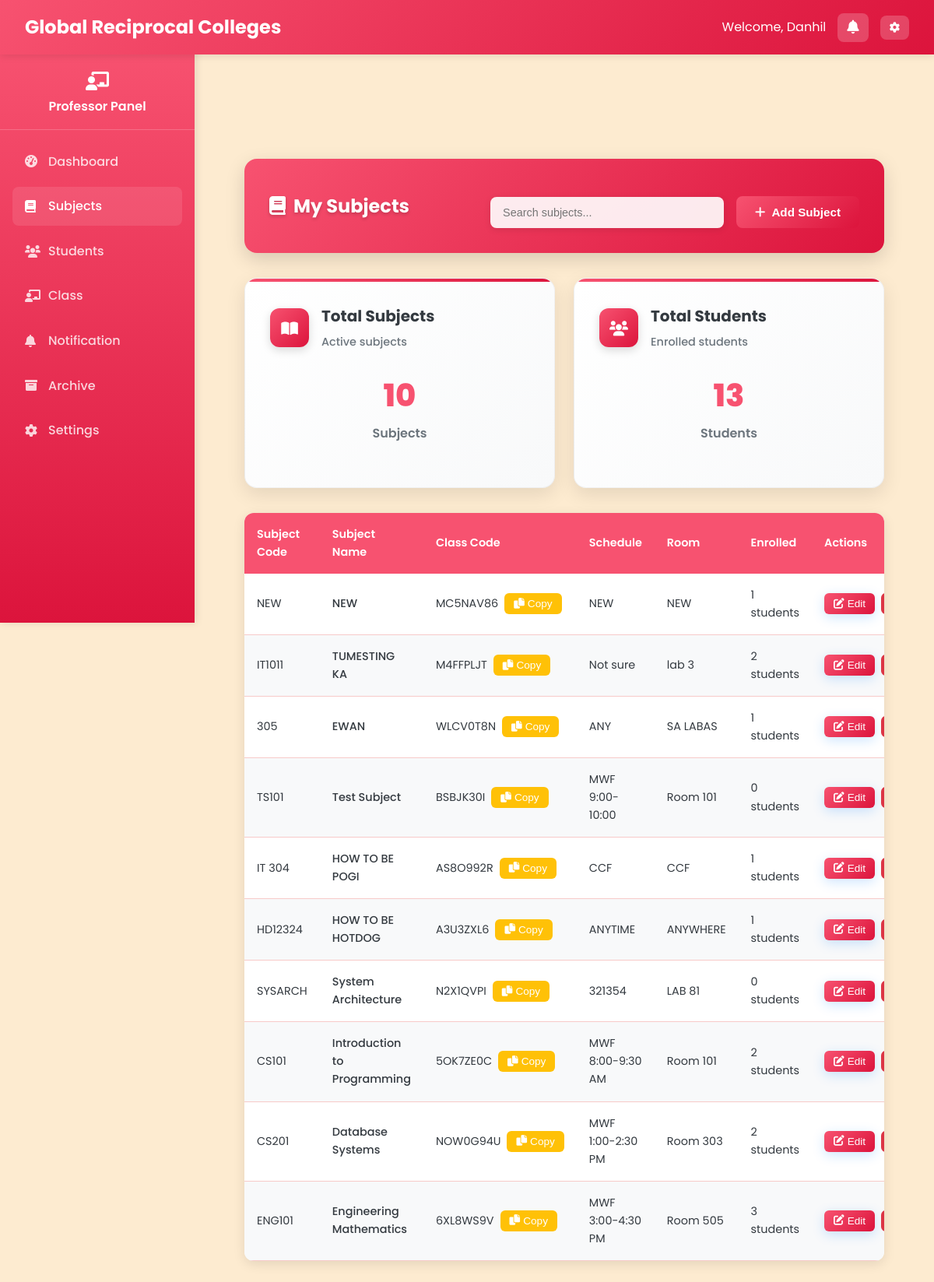
Page /Professor/manage_subjects.php (signed in) on the earlier database version.
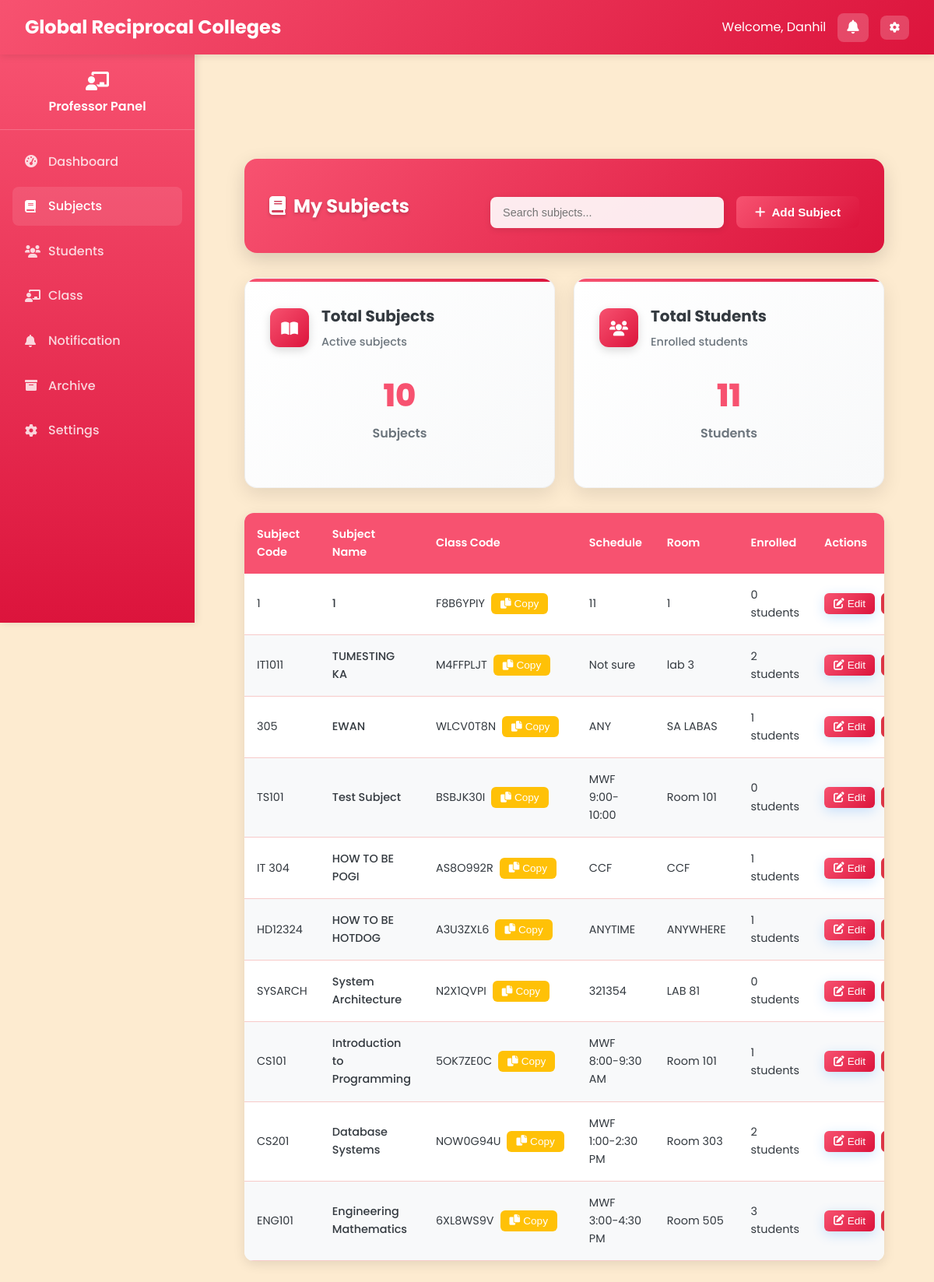
Same page on the later database version.
### tables this page shows
CREATE TABLE `classes` (
  `class_id` varchar(20) NOT NULL,
  `class_name` varchar(100) NOT NULL,
  `class_code` varchar(20) NOT NULL,
  `subject_id` varchar(20) DEFAULT NULL,
  `professor_id` varchar(20) DEFAULT NULL,
  `schedule` varchar(100) DEFAULT NULL,
  `room` varchar(50) DEFAULT NULL,
  `created_at` datetime NOT NULL,
  `updated_at` datetime NOT NULL,
  `section` varchar(10) DEFAULT NULL,
  `school_year_semester_id` int(11) DEFAULT NULL,
  `status` enum('active','archived') DEFAULT 'active',
  `semester` enum('1st Semester','2nd Semester') DEFAULT '1st Semester',
  `school_year` varchar(20) DEFAULT NULL
);

CREATE TABLE `subjects` (
  `subject_id` varchar(20) NOT NULL,
  `subject_name` varchar(100) NOT NULL,
  `subject_code` varchar(20) NOT NULL,
  `description` text DEFAULT NULL,
  `credits` int(11) NOT NULL,
  `created_at` datetime NOT NULL,
  `updated_at` datetime NOT NULL
);

### Professor/manage_subjects.php (the view, shortened to what this page needs)
<?php
require_once '../php/db.php';
$professor_id = $_SESSION['user_id'];
$query = "SELECT s.*, c.class_code, c.schedule, c.room
          FROM subjects s
          JOIN classes c ON s.subject_id = c.subject_id
          WHERE c.professor_id = ? AND c.status = 'active'
          ORDER BY s.created_at DESC";
$stmt = $pdo->prepare($query);
$stmt->execute([$professor_id]);
$subjects = $stmt->fetchAll();
$enrollment_counts = [];
foreach ($subjects as $subject) {
    $stmt = $pdo->prepare("SELECT COUNT(*) as count FROM student_classes sc
                          JOIN classes c ON sc.class_id = c.class_id
                          WHERE c.subject_id = ?");
    $stmt->execute([$subject['subject_id']]);
    $enrollment_counts[$subject['subject_id']] = $stmt->fetch()['count'];
}
?>
<!DOCTYPE html>
<html lang="en">
<head>
    <link rel="stylesheet" href="../css/styles_fixed.css">
    <link rel="stylesheet" href="https://cdnjs.cloudflare.com/ajax/libs/font-awesome/6.0.0/css/all.min.css">
</head>
<body>
    <?php include '../includes/navbar_professor.php'; ?>
    <?php include '../includes/sidebar_professor.php'; ?>
    <main class="main-content">
        <div class="dashboard-container">
            <div class="table-header-enhanced">
                <h2 class="table-title-enhanced"><i class="fas fa-book" style="margin-right: 10px;"></i>My Subjects</h2>
                <div class="table-actions-enhanced">
                    <input type="text" id="searchInput" class="search-input-enhanced" placeholder="Search subjects..." onkeyup="filterSubjects()">
                    <button class="stat-primary-btn" onclick="openModal('addSubjectModal')">
                        <i class="fas fa-plus"></i> Add Subject
                    </button>
                </div>
            </div>
            <div class="stats-grid">
                <div class="stat-card-enhanced">
                    <div class="stat-header-enhanced">
                        <div class="stat-icon-enhanced">
                            <i class="fas fa-book-open"></i>
                        </div>
                        <div class="stat-info-enhanced">
                            <h3 class="stat-title-enhanced">Total Subjects</h3>
                            <span class="stat-subtitle-enhanced">Active subjects</span>
                        </div>
                    </div>
                    <div class="stat-metrics-enhanced">
                        <div class="stat-main-metric">
                            <div class="stat-value-enhanced"><?php echo count($subjects); ?></div>
                            <div class="stat-label-enhanced">Subjects</div>
                        </div>
                    </div>
                </div>
                <div class="stat-card-enhanced">
                    <div class="stat-header-enhanced">
                        <div class="stat-icon-enhanced">
                            <i class="fas fa-users"></i>
                        </div>
                        <div class="stat-info-enhanced">
                            <h3 class="stat-title-enhanced">Total Students</h3>
                            <span class="stat-subtitle-enhanced">Enrolled students</span>
                        </div>
                    </div>
                    <div class="stat-metrics-enhanced">
                        <div class="stat-main-metric">
                            <div class="stat-value-enhanced"><?php echo array_sum($enrollment_counts); ?></div>
                            <div class="stat-label-enhanced">Students</div>
                        </div>
                    </div>
                </div>
            </div>
            <div class="table-container-enhanced">
                <table class="table-enhanced">
                    <thead>
                        <tr>
                            <th class="mobile-hidden">Subject Code</th>
                            <th>Subject Name</th>
                            <th>Class Code</th>
                            <th class="mobile-hidden">Schedule</th>
                            <th class="mobile-hidden">Room</th>
                            <th class="mobile-hidden">Enrolled</th>
                            <th class="mobile-hidden">Actions</th>
                        </tr>
                    </thead>
                    <tbody>
                        <?php foreach ($subjects as $subject): ?>
                        <tr>
                            <td class="mobile-hidden"><?php echo $subject['subject_code']; ?></td>
                            <td>
                                <a href="javascript:void(0)" onclick="viewSubjectDetails('<?php echo $subject['subject_id']; ?>')" class="subject-link">
                                    <?php echo $subject['subject_name']; ?>
                                </a>
                            </td>
                            <td>
                                <div class="class-code-display">
                                    <span><?php echo $subject['class_code']; ?></span>
                                    <button class="btn-sm-enhanced btn-warning-enhanced" onclick="regenerateCode('<?php echo $subject['class_code']; ?>')">
                                        <i class="fas fa-copy"></i> Copy
                                    </button>
                                </div>
                            </td>
                            <td class="mobile-hidden"><?php echo $subject['schedule']; ?></td>
                            <td class="mobile-hidden"><?php echo $subject['room']; ?></td>
                            <td class="mobile-hidden"><?php echo $enrollment_counts[$subject['subject_id']] ?? 0; ?> students</td>
                            <td class="mobile-hidden">
                                <div class="action-buttons">
                                    <button class="btn-sm-enhanced btn-primary-enhanced" onclick="editSubject(<?php echo htmlspecialchars(json_encode($subject)); ?>)">
                                        <i class="fas fa-edit"></i> Edit
                                    </button>
                                    <form action="" method="POST" style="display:inline;">
                                        <button type="submit" class="btn-sm-enhanced btn-danger-enhanced" onclick="return confirm('Are you sure you want to delete this subject?')">
                                        </button>
                                    </form>
                                </div>
                            </td>
                        </tr>
                        <?php endforeach; ?>
                    </tbody>
                </table>
            </div>
        </div>
    </main>
</body>
</html>

### includes/navbar_professor.php (shortened to what this page needs)
<nav class="navbar">
    <div class="navbar-brand">
        <span class="navbar-title">Global Reciprocal Colleges</span>
    </div>
    <div class="navbar-user">
    <?php
    $prof_name = '';
    if (isset($professor) && is_array($professor) && isset($professor['first_name'])) {
        $prof_name = $professor['first_name'] . ' ' . $professor['last_name'];
    } else {
        $prof_name = ($_SESSION['first_name'] ?? '') . ' ' . ($_SESSION['last_name'] ?? '');
    }
    ?>
    <span>Welcome, <?php echo htmlspecialchars($prof_name); ?></span>
        <button type="button" class="notification-btn" onclick="openNotificationModal()" title="Notifications" style="position: relative;">
            <i class="fas fa-bell" aria-hidden="true"></i>
        </button>
        <div class="user-dropdown">
            <button type="button" class="dropdown-toggle" aria-haspopup="true" aria-expanded="false">
                <i class="fas fa-cog" aria-hidden="true"></i>
            </button>
        </div>
    </div>
</nav>

### includes/sidebar_professor.php (shortened to what this page needs)
<div class="professor-sidebar">
    <div class="sidebar-header">
        <i class="fas fa-chalkboard-teacher"></i>
        <span>Professor Panel</span>
    </div>
    <nav class="sidebar-nav">
        <?php $current_page = basename($_SERVER['PHP_SELF']); ?>
        <a href="professor_dashboard.php" class="nav-item <?php echo ($current_page == 'professor_dashboard.php') ? 'active' : ''; ?>">
            <i class="fas fa-tachometer-alt"></i>
            <span>Dashboard</span>
        </a>
        <a href="manage_subjects.php" class="nav-item <?php echo ($current_page == 'manage_subjects.php') ? 'active' : ''; ?>">
            <i class="fas fa-book"></i>
            <span>Subjects</span>
        </a>
        <a href="manage_students.php" class="nav-item <?php echo ($current_page == 'manage_students.php') ? 'active' : ''; ?>">
            <i class="fas fa-users"></i>
            <span>Students</span>
        </a>
        <a href="professor_manage_schedule.php" class="nav-item <?php echo ($current_page == 'professor_manage_schedule.php') ? 'active' : ''; ?>">
            <i class="fas fa-chalkboard-teacher"></i>
            <span>Class</span>
        </a>
        <a href="#" class="nav-item notification-link" onclick="openNotificationModal()" title="Notifications">
            <i class="fas fa-bell"></i>
            <span>Notification</span>
        </a>
        <a href="archive.php" class="nav-item <?php echo ($current_page == 'archive.php') ? 'active' : ''; ?>">
            <i class="fas fa-archive"></i>
            <span>Archive</span>
        </a>
        <a href="settings.php" class="nav-item settings-mobile-hide <?php echo ($current_page == 'settings.php') ? 'active' : ''; ?>">
            <i class="fas fa-cog"></i>
            <span>Settings</span>
        </a>
    </nav>
</div>

### css/styles_fixed.css (style rules this page uses)
:root { --primary: #F75270; --primary-dark: #DC143C; --primary-light: #F7CAC9; --secondary: #F75270; --accent: #F7CAC9; --light: #FDEBD0; --dark: #343a40; --gray: #6c757d; --light-gray: #F7CAC9; --success: #F7CAC9; --warning: #FDEBD0; --danger: #DC143C; --info: #F75270; }
* { margin: 0; padding: 0; box-sizing: border-box; }
body { font-family: 'Poppins', sans-serif; background-color: var(--light); color: var(--dark); line-height: 1.6; }
.navbar { background: linear-gradient(135deg, var(--primary) 0%, var(--primary-dark) 100%); color: white; padding: 1rem 2rem; display: flex; justify-content: space-between; align-items: center; box-shadow: 0 2px 10px rgba(0, 0, 0, 0.1); position: sticky; top: 0; z-index: 1000; }
.main-content { margin-top: 70px; padding: 2rem; min-height: calc(100vh - 70px); background: var(--light); transition: margin-left 0.3s ease; }
.navbar-brand { font-size: 1.5rem; font-weight: 700; display: flex; align-items: center; gap: 10px; }
.navbar-title { display: block; }
.navbar-user { display: flex; align-items: center; gap: 15px; }
.notification-btn { background: rgba(255, 255, 255, 0.2); border: none; color: white; padding: 8px 12px; border-radius: 8px; cursor: pointer; transition: background-color 0.3s ease; position: relative; font-size: 1.1rem; }
.notification-btn .fa-bell { font-size: 1.1rem; }
.user-dropdown { position: relative; }
.dropdown-toggle { background: rgba(255, 255, 255, 0.2); border: none; color: white; padding: 8px 12px; border-radius: 8px; cursor: pointer; transition: background-color 0.3s ease; }
.main-content { margin-left: 250px; margin-top: 70px; padding: 2rem; min-height: calc(100vh - 70px); background: var(--light); transition: margin-left 0.3s ease, padding 0.3s ease; }
.dashboard-container { max-width: 1200px; margin: 0 auto; padding: 2rem; }
.stats-grid { display: grid; grid-template-columns: repeat(auto-fill, minmax(350px, 1fr)); gap: 2rem; margin-bottom: 2rem; }
.stat-card-enhanced { background: linear-gradient(135deg, #ffffff 0%, #f8f9fa 100%); border-radius: 16px; padding: 2rem; box-shadow: 0 8px 25px rgba(0, 0, 0, 0.1); border: 1px solid rgba(0, 0, 0, 0.05); transition: all 0.3s ease; position: relative; overflow: hidden; }
.stat-card-enhanced::before { content: ''; position: absolute; top: 0; left: 0; right: 0; height: 4px; background: linear-gradient(90deg, var(--primary) 0%, var(--primary-dark) 100%); }
.stat-header-enhanced { display: flex; align-items: center; gap: 1rem; margin-bottom: 1.5rem; }
.stat-icon-enhanced { width: 50px; height: 50px; background: linear-gradient(135deg, var(--primary) 0%, var(--primary-dark) 100%); border-radius: 12px; display: flex; align-items: center; justify-content: center; color: white; font-size: 1.2rem; box-shadow: 0 4px 12px rgba(0, 0, 0, 0.15); }
.stat-info-enhanced { flex: 1; }
.stat-title-enhanced { font-size: 1.25rem; font-weight: 700; color: var(--dark); margin: 0 0 0.25rem 0; }
.stat-subtitle-enhanced { font-size: 0.9rem; color: var(--gray); font-weight: 500; }
.stat-metrics-enhanced { margin-bottom: 1.5rem; }
.stat-main-metric { text-align: center; margin-bottom: 1.5rem; }
.stat-value-enhanced { font-size: 2.5rem; font-weight: 800; color: var(--primary); margin-bottom: 0.25rem; }
.stat-label-enhanced { font-size: 1rem; color: var(--gray); font-weight: 600; }
.stat-primary-btn { background: linear-gradient(135deg, var(--primary) 0%, var(--primary-dark) 100%); color: white; border: none; padding: 0.75rem 1.5rem; border-radius: 8px; cursor: pointer; font-size: 0.95rem; font-weight: 600; display: inline-flex; align-items: center; gap: 0.5rem; transition: transform 0.2s, box-shadow 0.2s; }
.table-header-enhanced { background: linear-gradient(135deg, var(--primary) 0%, var(--primary-dark) 100%); padding: 2rem; border-radius: 16px; margin-bottom: 2rem; box-shadow: 0 8px 25px rgba(0, 0, 0, 0.15); display: flex; justify-content: space-between; align-items: center; }
.table-title-enhanced { color: white; font-size: 1.5rem; font-weight: 700; margin: 0; text-shadow: 0 2px 4px rgba(0, 0, 0, 0.2); }
.table-actions-enhanced { display: flex; gap: 1rem; }

### includes/navbar_professor.php (style rules this page uses)
.navbar-title { display: block; }

Differences in the rows shown:
removed classes: subject.subject_code "NEW", subject.subject_name "NEW", class_code "MC5NAV86", schedule "NEW", room "NEW", subject.subject_id "1"
added classes: subject.subject_code "1", subject.subject_name "1", class_code "F8B6YPIY", schedule "11", room "1", subject.subject_id "0"
computed for classes "5OK7ZE0C": subject.subject_id "2" → "1"
Other differences:
array_sum($enrollment_counts): "13" → "11"
